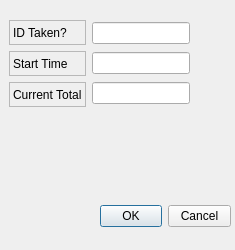
<?xml version="1.0" encoding="UTF-8"?>
<ui version="4.0">
 <class>Dialog</class>
 <widget class="QDialog" name="Dialog">
  <property name="geometry">
   <rect>
    <x>0</x>
    <y>0</y>
    <width>235</width>
    <height>250</height>
   </rect>
  </property>
  <property name="windowTitle">
   <string>Dialog</string>
  </property>
  <widget class="QDialogButtonBox" name="buttonBox">
   <property name="geometry">
    <rect>
     <x>100</x>
     <y>200</y>
     <width>131</width>
     <height>32</height>
    </rect>
   </property>
   <property name="orientation">
    <enum>Qt::Horizontal</enum>
   </property>
   <property name="standardButtons">
    <set>QDialogButtonBox::Cancel|QDialogButtonBox::Ok</set>
   </property>
  </widget>
  <widget class="QWidget" name="">
   <property name="geometry">
    <rect>
     <x>9</x>
     <y>20</y>
     <width>181</width>
     <height>87</height>
    </rect>
   </property>
   <layout class="QHBoxLayout" name="horizontalLayout">
    <item>
     <layout class="QVBoxLayout" name="verticalLayout">
      <item>
       <widget class="QLabel" name="label">
        <property name="frameShape">
         <enum>QFrame::StyledPanel</enum>
        </property>
        <property name="frameShadow">
         <enum>QFrame::Sunken</enum>
        </property>
        <property name="text">
         <string>ID Taken?</string>
        </property>
       </widget>
      </item>
      <item>
       <widget class="QLabel" name="label_2">
        <property name="frameShape">
         <enum>QFrame::StyledPanel</enum>
        </property>
        <property name="frameShadow">
         <enum>QFrame::Sunken</enum>
        </property>
        <property name="text">
         <string>Start Time</string>
        </property>
       </widget>
      </item>
      <item>
       <widget class="QLabel" name="label_3">
        <property name="frameShape">
         <enum>QFrame::StyledPanel</enum>
        </property>
        <property name="frameShadow">
         <enum>QFrame::Sunken</enum>
        </property>
        <property name="text">
         <string>Current Total</string>
        </property>
       </widget>
      </item>
     </layout>
    </item>
    <item>
     <layout class="QVBoxLayout" name="verticalLayout_2">
      <item>
       <widget class="QLineEdit" name="lineEdit"/>
      </item>
      <item>
       <widget class="QLineEdit" name="lineEdit_2"/>
      </item>
      <item>
       <widget class="QLineEdit" name="lineEdit_3"/>
      </item>
     </layout>
    </item>
   </layout>
  </widget>
 </widget>
 <resources/>
 <connections>
  <connection>
   <sender>buttonBox</sender>
   <signal>accepted()</signal>
   <receiver>Dialog</receiver>
   <slot>accept()</slot>
   <hints>
    <hint type="sourcelabel">
     <x>248</x>
     <y>254</y>
    </hint>
    <hint type="destinationlabel">
     <x>157</x>
     <y>274</y>
    </hint>
   </hints>
  </connection>
  <connection>
   <sender>buttonBox</sender>
   <signal>rejected()</signal>
   <receiver>Dialog</receiver>
   <slot>reject()</slot>
   <hints>
    <hint type="sourcelabel">
     <x>316</x>
     <y>260</y>
    </hint>
    <hint type="destinationlabel">
     <x>286</x>
     <y>274</y>
    </hint>
   </hints>
  </connection>
 </connections>
</ui>
